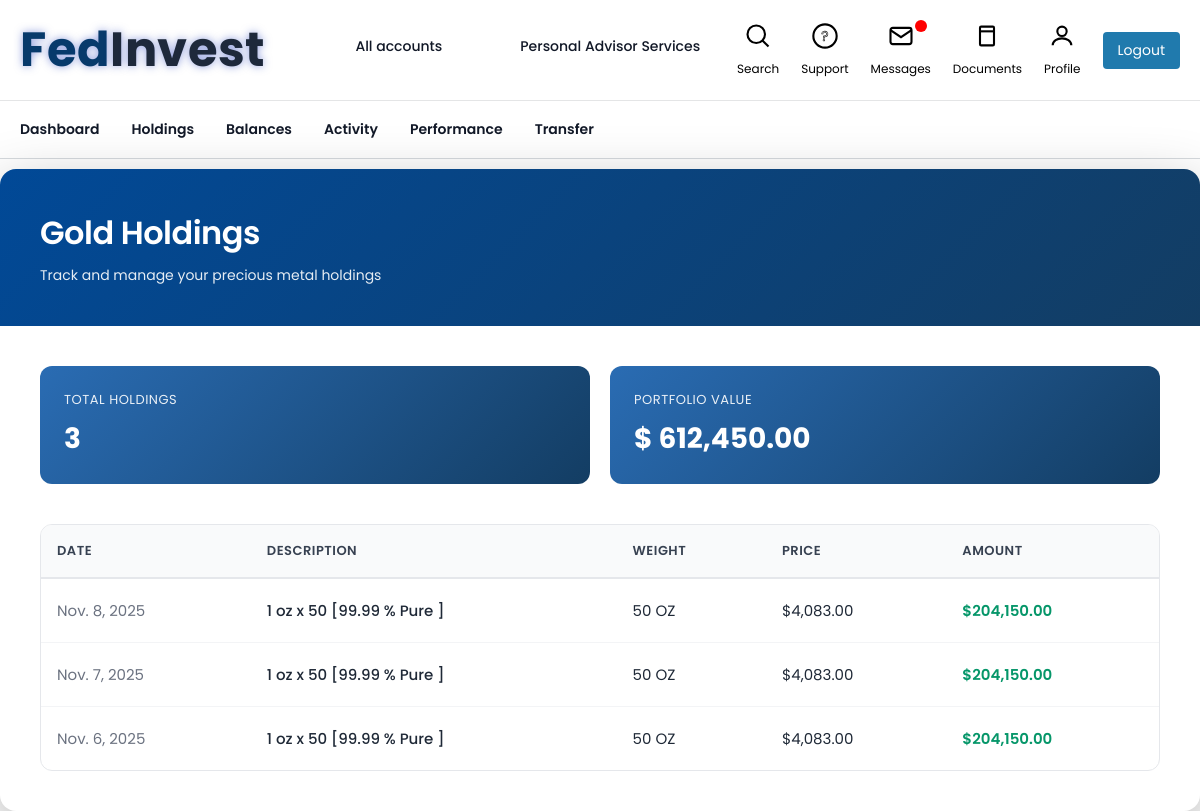
The app's page /gold/ (signed in) with its own data.
### app1/models.py (models this page shows, shortened)
class Gold(models.Model):
    user = models.ForeignKey(User, on_delete=models.CASCADE, related_name="gold_holdings")
    date = models.DateField()
    description = models.CharField(max_length=255)
    weight = models.IntegerField()
    price = models.DecimalField(max_digits=10, decimal_places=2)
    amount = models.DecimalField(max_digits=12, decimal_places=2, editable=False)

### app1/views.py (the view)
# urls.py: path('gold/', views.gold_view, name='gold'),
def gold_view(request):
    user = request.user
    holdings = Gold.objects.filter(user=user).order_by('-date')
    gold_amount = sum(h.amount for h in holdings)
    formatted_gold_amount = intcomma(gold_amount)
    return render(request, "gold.html", {
        "holdings": holdings,
        "gold_amount": gold_amount,
        "formatted_gold_amount": formatted_gold_amount,
        "title": "Gold Holdings"
    })

### templates/gold.html (shortened to what this page needs)
{% load static %}
{% load humanize %}
<!DOCTYPE html>
<html lang="en">
<head>
    <link rel="stylesheet" href="{% static 'css/style.css' %}">
</head>
<body>
   <div class="top-nav">
    <div class="top-nav-container">
        <div class="nav-left">
            <div class="logo">
                <h1 class="logo">
                    <span class="f">F</span>
                    <span class="e">e</span>
                    <span class="d">d</span>
                    <span class="i">I</span>
                    <span class="n">n</span>
                    <span class="v">v</span>
                    <span class="e2">e</span>
                    <span class="s">s</span>
                    <span class="t">t</span>
                </h1>
            </div>
            <nav class="main-nav">
                <a href="{% url 'holdings' %}" class="active erbtn">All accounts</a>
                <a href="#" class="erbtn">Personal Advisor Services</a>
            </nav>
        </div>
        <div class="nav-right">
            <a href="#" class="nav-item erbtn">
                <svg viewBox="0 0 24 24">
                    <circle cx="10.5" cy="10.5" r="7.5"></circle>
                    <line x1="21" y1="21" x2="15.8" y2="15.8"></line>
                </svg>
                <span>Search</span>
            </a>
            <a href="#" class="nav-item erbtn">
                <svg viewBox="0 0 24 24">
                    <circle cx="12" cy="12" r="10"></circle>
                    <text x="12" y="16" font-size="12" text-anchor="middle" fill="none" stroke="#000" stroke-width="0.5">?</text>
                </svg>
                <span>Support</span>
            </a>
            <a href="{% url 'messages' %}" class="nav-item erbtn">
                <svg viewBox="0 0 24 24">
                    <rect x="3" y="5" width="18" height="14" rx="2" ry="2"></rect>
                    <polyline points="3,7 12,13 21,7"></polyline>
                </svg>
                <div class="badge"></div>
                <span>Messages</span>
            </a>
            <a href="{% url 'legal_documents' %}" class="nav-item erbtn">
                <svg viewBox="0 0 24 24">
                    <rect x="6" y="4" width="12" height="16" rx="1"></rect>
                    <line x1="6" y1="8" x2="18" y2="8"></line>
                </svg>
                <span>Documents</span>
            </a>
            <a href="{% url 'get_profile' request.user.id %}" class="nav-item erbtn">
                <svg viewBox="0 0 24 24">
                    <circle cx="12" cy="8" r="4"></circle>
                    <path d="M4 20c0-4 4-6 8-6s8 2 8 6"></path>
                </svg>
                <span>Profile</span>
            </a>
            <a href="{% url 'logout' %}" class="logout-btn">Logout</a>
        </div>
    </div>
</div>
<div class="secondary-nav">
    <div class="secondary-nav-container">
        <nav>
            <a class="erbtn" href="{% url 'dashboard' %}">Dashboard</a>
            <a class="erbtn" href="{% url 'holdings' %}">Holdings</a>
            <a class="erbtn" href="{% url 'balance' %}">Balances</a>
            <a class="erbtn" href="{% url 'activity' %}">Activity</a>
            <a class="erbtn" href="{% url 'performance' %}">Performance</a>
             <a class="erbtn" href="{% url 'transfer' %}">Transfer</a>
        </nav>
    </div>
</div>
    <div class="container">
        <div class="header-section">
            <h2>{{ title }}</h2>
            <p class="header-subtitle">Track and manage your precious metal holdings</p>
        </div>
        <div class="content-section">
            {% if holdings %}
            <div class="stats-grid">
    <div class="stat-card">
        <div class="stat-label">Total Holdings</div>
        <div class="stat-value">{{ holdings|length }}</div>
    </div>
    <div class="stat-card">
        <div class="stat-label">Portfolio Value</div>
        <div class="stat-value">$ {{ formatted_gold_amount }}</div>
    </div>
</div>
            <div class="table-wrapper">
                <table>
                    <thead>
                        <tr>
                            <th>Date</th>
                            <th>Description</th>
                            <th>Weight</th>
                            <th>Price</th>
                            <th>Amount</th>
                        </tr>
                    </thead>
                   <tbody>
    {% for h in holdings %}
    <tr>
        <td class="date-cell">{{ h.date }}</td>
        <td class="description-cell">{{ h.description }}</td>
        <td>{{ h.weight }} OZ</td>
        <td>${{ h.price|intcomma }}</td>
        <td class="amount-cell">${{ h.amount|intcomma }}</td>
    </tr>
    {% endfor %}
</tbody>
                </table>
            </div>
            {% endif %}
        </div>
    </div>
</body>
</html>

### static/css/style.css (style rules this page uses)
* { margin: 0; padding: 0; box-sizing: border-box; font-family: 'Poppins', sans-serif; }
.logo { font-family: 'Nunito', sans-serif; font-weight: 700; font-size: 48px; display: inline-flex; letter-spacing: 0.5px; color: #073A6B; text-shadow: 0 0 8px rgba(35, 64, 190, 0.5); width: 500px; }
.logo span:nth-child(n+4) { color: #1E293B; }
.logo span { display: inline-block; transform-origin: center; }
.logo span:nth-child(1) { transform: rotate(-3deg) translateY(2px); }
.logo span:nth-child(2) { transform: rotate(2deg) translateY(-1px); }
.logo span:nth-child(3) { transform: rotate(-1deg) translateY(1px); }
.logo span:nth-child(4) { transform: rotate(1deg) translateY(-3px); }
.logo span:nth-child(5) { transform: rotate(-2deg) translateY(2px); }
.logo span:nth-child(6) { transform: rotate(3deg) translateY(-1px); }
.logo span:nth-child(7) { transform: rotate(-1deg) translateY(1px); }
.logo span:nth-child(8) { transform: rotate(2deg) translateY(-2px); }
.logo span:nth-child(9) { transform: rotate(-1deg) translateY(1px); }
.logo span { display: inline-block; animation: scatterReveal 0.6s ease-out forwards; }
.logo span:nth-child(1) { animation-delay: 0.05s; }
.logo span:nth-child(2) { animation-delay: 0.1s; }
.logo span:nth-child(3) { animation-delay: 0.15s; }
.top-nav { border-bottom: 1px solid #e4e5e6; background: #fff; }
.top-nav-container { max-width: 1200px; margin: 0 auto; padding: 14px 20px; display: flex; justify-content: space-between; align-items: center; gap: 24px; }
.nav-left { display: flex; align-items: center; gap: 40px; }
.main-nav { display: flex; flex-wrap: nowrap; gap: 28px; }
.main-nav a { text-decoration: none; font-size: 0.875rem; font-weight: 500; color: #111827; padding-bottom: 4px; border-bottom: 3px solid transparent; transition: 0.25s ease; white-space: nowrap; padding-left: 50px; }
.nav-right { display: flex; align-items: center; gap: 22px; }
.nav-item { display: flex; align-items: center; gap: 6px; text-decoration: none; color: #111827; font-size: 0.85rem; }
.nav-item svg { width: 20px; height: 20px; stroke: #374151; fill: none; stroke-width: 1.6; }
.badge { width: 8px; height: 8px; background: #dc2626; border-radius: 50%; margin-left: -12px; }
.logout-btn { padding: 6px 14px; border-radius: 6px; background: #ef4444; color: white !important; font-size: 0.8rem; text-decoration: none; transition: 0.2s ease; }
.secondary-nav { background: #fff; border-bottom: 1px solid #d6dade; }
.secondary-nav-container { max-width: 1200px; margin: 0 auto; padding: 0 20px; }
.secondary-nav nav { display: flex; gap: 32px; }
.secondary-nav a { text-decoration: none; font-size: 0.875rem; font-weight: 600; color: #111827; padding: 18px 0; transition: 0.25s; }
.erbtn { font-family: "Poppins", sans-serif; }
.nav-item { display: flex; flex-direction: column; align-items: center; text-decoration: none; color: #000; font-size: 12px; position: relative; transition: color 0.2s, font-weight 0.2s; }
.nav-item svg { width: 28px; height: 28px; stroke: #000; stroke-width: 1.8; fill: none; margin-bottom: 4px; transition: stroke 0.2s; }
.badge { position: absolute; top: -2px; right: 4px; width: 12px; height: 12px; background-color: red; border-radius: 50%; }
.logout-btn { top: 18px; right: 30px; background: #207aadff; color: #fff; border: none; border-radius: 4px; padding: 8px 15px; text-decoration: none; cursor: pointer; font-size: 14px; transition: background 0.2s; }
.logo { font-family: 'Nunito', sans-serif; font-weight: 700; font-size: 48px; display: inline-flex; letter-spacing: 0.5px; color: #073A6B; text-shadow: 0 0 8px rgba(35, 64, 190, 0.5); width: 50%; }
.logo span { transform-origin: center; }

### records on screen
Gold: date "Nov. 8, 2025", description "1 oz x 50 [99.99 % Pure ]", weight "50", price "4,083.00", amount "204,150.00"
Gold: date "Nov. 7, 2025", description "1 oz x 50 [99.99 % Pure ]", weight "50", price "4,083.00", amount "204,150.00"
Gold: date "Nov. 6, 2025", description "1 oz x 50 [99.99 % Pure ]", weight "50", price "4,083.00", amount "204,150.00"

### other values on screen
{{ title }} "Gold Holdings"
{{ holdings|length }} "3"
